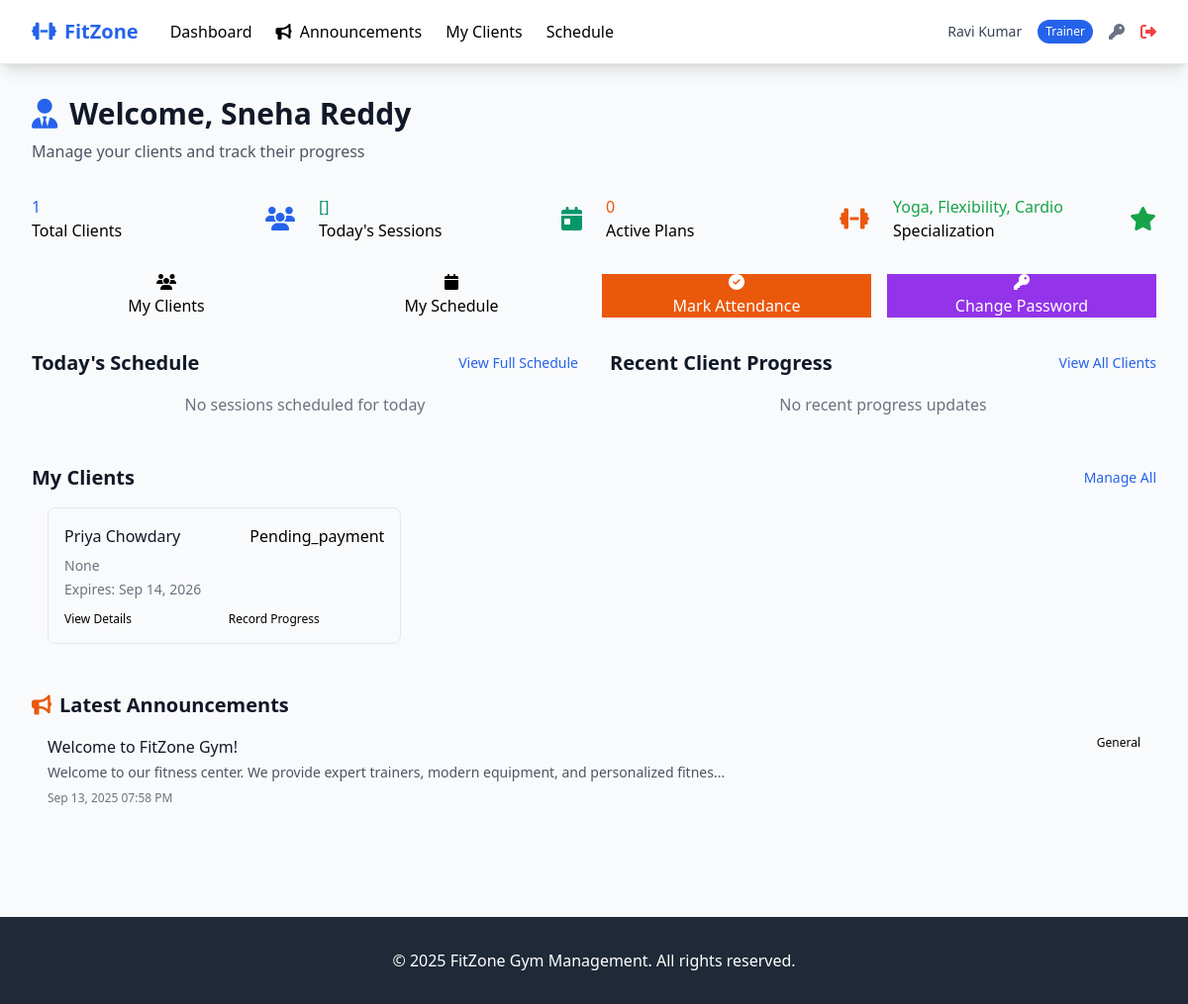
The page /trainer/dashboard (signed in) on the database as committed earlier.
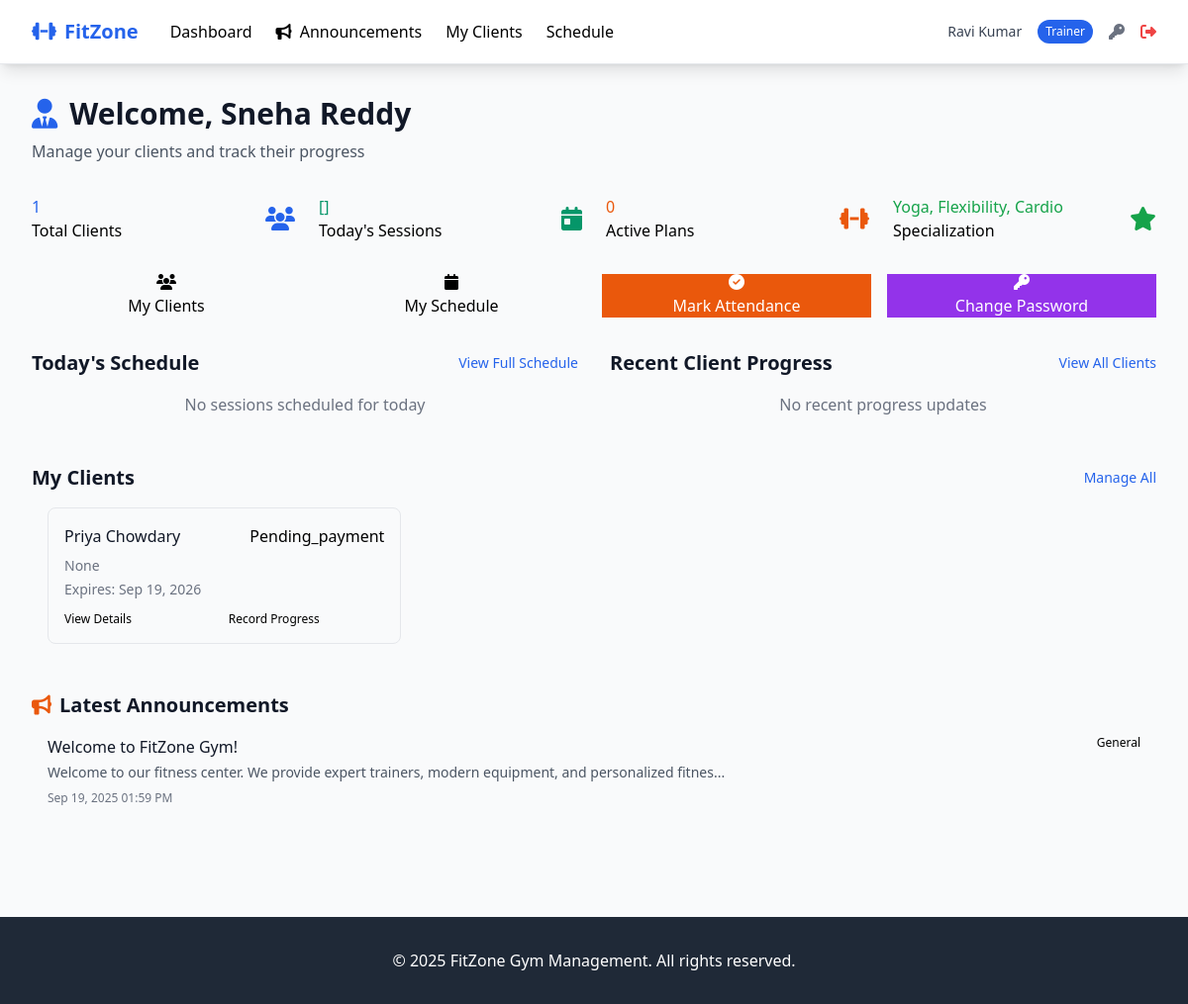
The same page on the database as committed later.
### tables this page shows
CREATE TABLE members (
        id INTEGER PRIMARY KEY AUTOINCREMENT,
        user_id INTEGER,
        membership_plan_id INTEGER,
        phone TEXT NOT NULL,
        emergency_contact TEXT,
        emergency_phone TEXT,
        address TEXT,
        date_of_birth DATE,
        weight DECIMAL(5,2),
        height DECIMAL(5,2),
        medical_conditions TEXT,
        fitness_goals TEXT,
        membership_start_date DATE,
        membership_end_date DATE,
        status TEXT DEFAULT 'pending_payment' CHECK (status IN ('active', 'inactive', 'suspended', 'pending_payment')),
        trainer_id INTEGER,
        created_at TIMESTAMP DEFAULT CURRENT_TIMESTAMP,
        updated_at TIMESTAMP DEFAULT CURRENT_TIMESTAMP,
        FOREIGN KEY (user_id) REFERENCES users (id),
        FOREIGN KEY (membership_plan_id) REFERENCES membership_plans (id),
        FOREIGN KEY (trainer_id) REFERENCES trainers (id)
        );

CREATE TABLE announcements (
            id INTEGER PRIMARY KEY AUTOINCREMENT,
            title TEXT NOT NULL,
            content TEXT NOT NULL,
            announcement_type TEXT CHECK (announcement_type IN ('general', 'maintenance', 'event', 'offer')),
            target_audience TEXT CHECK (target_audience IN ('all', 'members', 'trainers')),
            is_public BOOLEAN DEFAULT 0,
            is_active BOOLEAN DEFAULT 1,
            start_date DATE,
            end_date DATE,
            created_by INTEGER, -- admin user_id
            created_at TIMESTAMP DEFAULT CURRENT_TIMESTAMP,
            FOREIGN KEY (created_by) REFERENCES users (id)
        );

CREATE TABLE users (
            id INTEGER PRIMARY KEY AUTOINCREMENT,
            username TEXT UNIQUE NOT NULL,
            email TEXT UNIQUE NOT NULL,
            password_hash TEXT NOT NULL,
            role TEXT NOT NULL CHECK (role IN ('admin', 'member', 'trainer')),
            full_name TEXT NOT NULL,
            phone TEXT,
            is_active BOOLEAN DEFAULT 1,
            created_at TIMESTAMP DEFAULT CURRENT_TIMESTAMP,
            updated_at TIMESTAMP DEFAULT CURRENT_TIMESTAMP
        );

### routes/trainer_routes.py (the view)
@trainer_routes_bp.route('/dashboard')
@trainer_required
def dashboard():
    try:
        trainer_id = session.get('trainer_id')
        trainer = Trainer.get_by_id(trainer_id)
        total_clients = Member.get_trainer_client_count(trainer_id)
        today_sessions = Attendance.get_trainer_daily_sessions(trainer_id, date.today())
        active_workout_plans = MemberWorkoutPlan.get_trainer_active_plans_count(trainer_id)
        todays_schedule = Attendance.get_trainer_schedule(trainer_id, date.today())
        recent_progress = Progress.get_trainer_client_progress(trainer_id, limit=5)
        assigned_clients = Member.get_trainer_clients(trainer_id)
        announcements = Announcement.get_for_role('trainer')
        return render_template('trainer/dashboard.html',
                             trainer=trainer,
                             total_clients=total_clients,
                             today_sessions=today_sessions,
                             active_workout_plans=active_workout_plans,
                             todays_schedule=todays_schedule,
                             recent_progress=recent_progress,
                             assigned_clients=assigned_clients,
                             announcements=announcements)
    except Exception as e:
        flash('Error loading dashboard data.')
        return render_template('trainer/dashboard.html', trainer=None)

### models/attendance.py (called while the page is built)
    @classmethod
    def _db_path(cls):
        return current_app.config.get('DATABASE_PATH', 'gym_management.db')

    @classmethod
    def get_trainer_daily_sessions(cls, trainer_id, attendance_date=None):
        if attendance_date is None:
            attendance_date = date.today()
        db_path = cls._db_path()
        date_param = attendance_date.isoformat() if isinstance(attendance_date, date) else attendance_date
        query = '''
            SELECT a.*, um.full_name as member_name
            FROM attendance a
            LEFT JOIN members m ON a.member_id = m.id
            LEFT JOIN users um ON m.user_id = um.id
            WHERE a.trainer_id = ? AND a.date = ?
            ORDER BY a.time_slot, a.check_in_time
        '''
        results = execute_query(query, (trainer_id, date_param), db_path, fetch=True)
        return [cls._from_attendance_row(r, extras_order=['member_name']) for r in results]

### models/database.py (called while the page is built)
def get_db_connection(db_path='gym_management.db'):
    conn = sqlite3.connect(db_path)
    conn.row_factory = sqlite3.Row
    conn.execute("PRAGMA foreign_keys = ON")
    return conn

### templates/trainer/dashboard.html (shortened to what the changed rows need)
{% extends "base.html" %}
{% block content %}
<div class="mb-8">
    <h1 class="text-3xl font-bold text-gray-900 mb-2">
        <i class="fas fa-user-tie mr-3 text-primary"></i>Welcome, {{ trainer.full_name if trainer else 'Trainer' }}
    </h1>
</div>
<div class="grid grid-cols-1 lg:grid-cols-2 gap-8 mb-8">
    <div class="card">
        <div class="card-header flex justify-between items-center">
            <h2 class="text-xl font-semibold text-gray-900">Today's Schedule</h2>
        </div>
    </div>
    <div class="card">
        <div class="card-header flex justify-between items-center">
            <h2 class="text-xl font-semibold text-gray-900">Recent Client Progress</h2>
        </div>
    </div>
</div>
<div class="card">
    <div class="card-header flex justify-between items-center">
        <h2 class="text-xl font-semibold text-gray-900">My Clients</h2>
    </div>
    <div class="card-body p-0">
        {% if assigned_clients %}
        <div class="grid grid-cols-1 md:grid-cols-2 lg:grid-cols-3 gap-4 p-4">
            {% for client in assigned_clients[:6] %}
            <div class="border border-gray-200 rounded-lg p-4 hover:shadow-sm transition-shadow">
                <div class="flex items-center justify-between mb-2">
                    <div class="font-medium text-gray-900">{{ client.full_name }}</div>
                    <span class="badge badge-{{ 'success' if client.status == 'active' else 'warning' }}">
                        {{ client.status|title }}
                    </span>
                </div>
                <div class="text-sm text-gray-500 space-y-1">
                    <div>{{ client.email }}</div>
                    {% if client.membership_end_date %}
                    <div>Expires: {{ client.membership_end_date.strftime('%b %d, %Y') }}</div>
                    {% endif %}
                </div>
                <div class="mt-3 flex space-x-2">
                    <a href="{{ url_for('trainer_routes.client_details', member_id=client.id) }}"
                       class="btn btn-primary text-xs flex-1">View Details</a>
                    <a href="{{ url_for('trainer_routes.record_progress', member_id=client.id) }}"
                       class="btn btn-secondary text-xs flex-1">Record Progress</a>
                </div>
            </div>
            {% endfor %}
        </div>
        {% else %}
        <div class="p-8 text-center">
            <i class="fas fa-users text-gray-400 text-4xl mb-4"></i>
            <h3 class="text-lg font-medium text-gray-900 mb-2">No clients assigned</h3>
            <p class="text-gray-500">Clients will appear here when assigned by admin</p>
        </div>
        {% endif %}
    </div>
</div>
{% if announcements %}
<div class="card mt-8">
    <div class="card-header">
        <h2 class="text-xl font-semibold text-gray-900">
            <i class="fas fa-bullhorn mr-2 text-accent"></i>Latest Announcements
        </h2>
    </div>
    <div class="card-body p-0">
        <div class="divide-y divide-gray-200">
            {% for announcement in announcements[:3] %}
            <div class="p-4 hover:bg-gray-50">
                <div class="flex justify-between items-start">
                    <div>
                        <h3 class="font-medium text-gray-900">{{ announcement.title }}</h3>
                        <p class="text-sm text-gray-600 mt-1">{{ announcement.content[:100] }}...</p>
                        <div class="text-xs text-gray-500 mt-2">
                            {{ announcement.created_at|datetimeformat }}
                        </div>
                    </div>
                    <span class="badge badge-info text-xs">{{ announcement.announcement_type|title }}</span>
                </div>
            </div>
            {% endfor %}
        </div>
    </div>
</div>
{% endif %}
{% endblock %}

Rows that differ between the two databases and show on the page:
changed members "Pending_payment": membership_end_date "Sep 14, 2026" → "Sep 19, 2026"
changed announcements "Welcome to FitZone Gym!": created_at "Sep 13, 2025 07:58 PM" → "Sep 19, 2025 01:59 PM"
